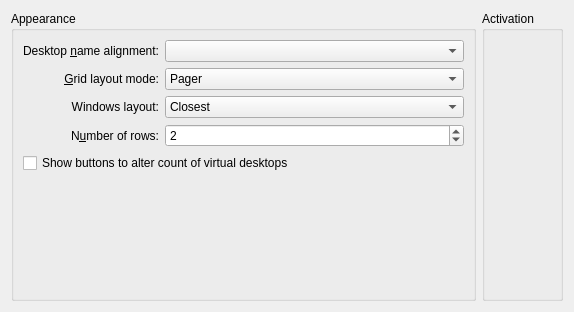
<?xml version="1.0" encoding="UTF-8"?>

<!--
SPDX-FileCopyrightText: 2023 Roman Gilg <subdiff@gmail.com>

SPDX-License-Identifier: GPL-2.0-or-later
-->

<ui version="4.0">
 <class>KWin::DesktopGridEffectConfigForm</class>
 <widget class="QWidget" name="KWin::DesktopGridEffectConfigForm">
  <property name="geometry">
   <rect>
    <x>0</x>
    <y>0</y>
    <width>574</width>
    <height>312</height>
   </rect>
  </property>
  <layout class="QHBoxLayout" name="horizontalLayout_2">
   <item>
    <widget class="QGroupBox" name="groupBox">
     <property name="title">
      <string>Appearance</string>
     </property>
     <layout class="QGridLayout" name="gridLayout">
      <item row="1" column="1">
       <widget class="QComboBox" name="kcfg_DesktopLayoutMode">
        <property name="sizePolicy">
         <sizepolicy hsizetype="Expanding" vsizetype="Fixed">
          <horstretch>0</horstretch>
          <verstretch>0</verstretch>
         </sizepolicy>
        </property>
        <item>
         <property name="text">
          <string>Pager</string>
         </property>
        </item>
        <item>
         <property name="text">
          <string>Automatic</string>
         </property>
        </item>
        <item>
         <property name="text">
          <string>Custom</string>
         </property>
        </item>
       </widget>
      </item>
      <item row="3" column="0">
       <widget class="QLabel" name="layoutRowsLabel">
        <property name="text">
         <string>N&amp;umber of rows:</string>
        </property>
        <property name="alignment">
         <set>Qt::AlignRight|Qt::AlignTrailing|Qt::AlignVCenter</set>
        </property>
        <property name="buddy">
         <cstring>kcfg_CustomLayoutRows</cstring>
        </property>
       </widget>
      </item>
      <item row="3" column="1">
       <widget class="QSpinBox" name="kcfg_CustomLayoutRows">
        <property name="sizePolicy">
         <sizepolicy hsizetype="Expanding" vsizetype="Fixed">
          <horstretch>0</horstretch>
          <verstretch>0</verstretch>
         </sizepolicy>
        </property>
        <property name="minimum">
         <number>1</number>
        </property>
        <property name="maximum">
         <number>20</number>
        </property>
        <property name="value">
         <number>2</number>
        </property>
       </widget>
      </item>
      <item row="5" column="0" colspan="2">
       <spacer name="verticalSpacer">
        <property name="orientation">
         <enum>Qt::Vertical</enum>
        </property>
        <property name="sizeHint" stdset="0">
         <size>
          <width>20</width>
          <height>0</height>
         </size>
        </property>
       </spacer>
      </item>
      <item row="0" column="1">
       <widget class="QComboBox" name="desktopNameAlignmentCombo">
        <property name="sizePolicy">
         <sizepolicy hsizetype="Expanding" vsizetype="Fixed">
          <horstretch>0</horstretch>
          <verstretch>0</verstretch>
         </sizepolicy>
        </property>
       </widget>
      </item>
      <item row="0" column="0">
       <widget class="QLabel" name="label_6">
        <property name="text">
         <string>Desktop &amp;name alignment:</string>
        </property>
        <property name="alignment">
         <set>Qt::AlignRight|Qt::AlignTrailing|Qt::AlignVCenter</set>
        </property>
        <property name="buddy">
         <cstring>desktopNameAlignmentCombo</cstring>
        </property>
       </widget>
      </item>
      <item row="4" column="0" colspan="2">
       <widget class="QCheckBox" name="kcfg_ShowAddRemove">
        <property name="text">
         <string>Show buttons to alter count of virtual desktops</string>
        </property>
       </widget>
      </item>
      <item row="1" column="0">
       <widget class="QLabel" name="label_7">
        <property name="text">
         <string>&amp;Grid layout mode:</string>
        </property>
        <property name="alignment">
         <set>Qt::AlignRight|Qt::AlignTrailing|Qt::AlignVCenter</set>
        </property>
        <property name="buddy">
         <cstring>kcfg_DesktopLayoutMode</cstring>
        </property>
       </widget>
      </item>
      <item row="2" column="1">
       <widget class="QComboBox" name="kcfg_LayoutMode">
        <item>
         <property name="text">
          <string>Closest</string>
         </property>
        </item>
        <item>
         <property name="text">
          <string>Natural</string>
         </property>
        </item>
        <item>
         <property name="text">
          <string>None</string>
         </property>
        </item>
       </widget>
      </item>
      <item row="2" column="0">
       <widget class="QLabel" name="label">
        <property name="text">
         <string>Windows layout:</string>
        </property>
        <property name="alignment">
         <set>Qt::AlignRight|Qt::AlignTrailing|Qt::AlignVCenter</set>
        </property>
        <property name="buddy">
         <cstring>kcfg_LayoutMode</cstring>
        </property>
       </widget>
      </item>
     </layout>
    </widget>
   </item>
   <item>
    <widget class="QGroupBox" name="groupBox_2">
     <property name="title">
      <string>Activation</string>
     </property>
     <layout class="QGridLayout" name="gridLayout_2">
      <item row="0" column="0" colspan="2">
       <widget class="KShortcutsEditor" name="shortcutEditor">
        <property name="sizePolicy">
         <sizepolicy hsizetype="Preferred" vsizetype="Preferred">
          <horstretch>0</horstretch>
          <verstretch>0</verstretch>
         </sizepolicy>
        </property>
       </widget>
      </item>
     </layout>
    </widget>
   </item>
  </layout>
 </widget>
 <customwidgets>
  <customwidget>
   <class>KShortcutsEditor</class>
   <extends>QWidget</extends>
   <header>kshortcutseditor.h</header>
   <container>1</container>
  </customwidget>
 </customwidgets>
 <tabstops>
  <tabstop>desktopNameAlignmentCombo</tabstop>
  <tabstop>kcfg_DesktopLayoutMode</tabstop>
  <tabstop>kcfg_LayoutMode</tabstop>
  <tabstop>kcfg_CustomLayoutRows</tabstop>
  <tabstop>kcfg_ShowAddRemove</tabstop>
 </tabstops>
 <resources/>
 <connections/>
</ui>
